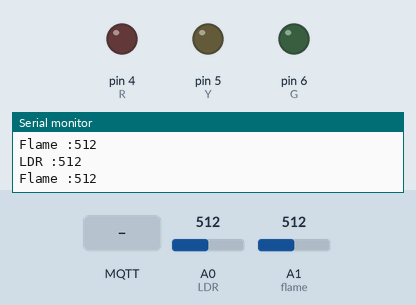
A sketch run on a simulated Arduino Uno, built with avr-gcc and run on an emulated ATmega328P. Shown: output pins drawn as LEDs (lit = HIGH), the last lines printed to the serial monitor. The test bench sets the inputs (shaded band); at power-on: A0 (LDR) = 512, A1 (flame) = 512. WiFi joins after 1.5 s; servers stay silent unless stated; no MQTT or app messages arrive unless stated.

Above: at 2.7 s.
2.8 s: MQTT message "arfiana/lampu1" arrives on the first subscribed topic
At 3.4 s:
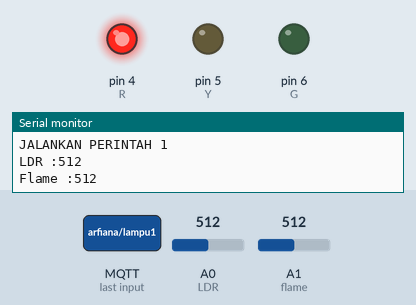
4.3 s: MQTT message "arfiana/lampu1" arrives on the second subscribed topic
At 5.5 s:
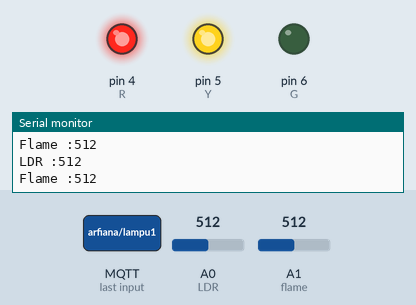
5.8 s: MQTT message "0" arrives on the first subscribed topic
At 6.9 s:
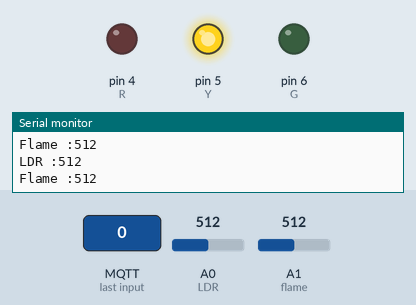
7.3 s: MQTT message "arfiana/lampu1" arrives on the third subscribed topic
At 8.0 s:
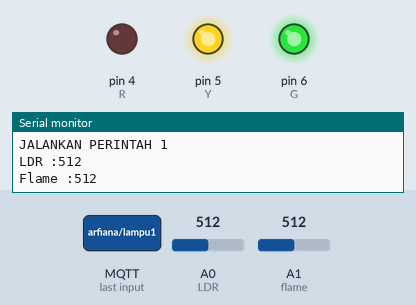
8.8 s: MQTT message "1" arrives on the first subscribed topic
At 9.1 s:
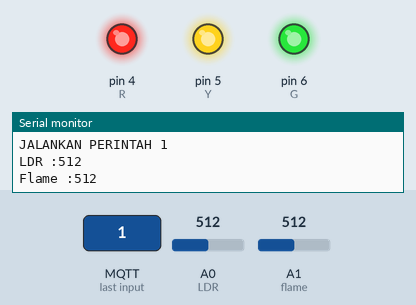
10.3 s: MQTT message "0" arrives on the second subscribed topic
At 11.5 s:
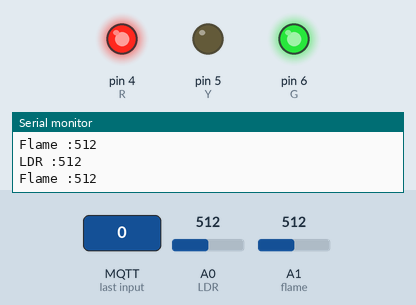
Timing chart, 0 to 12.8 s (numbered marks = the images above; inputs shaded):
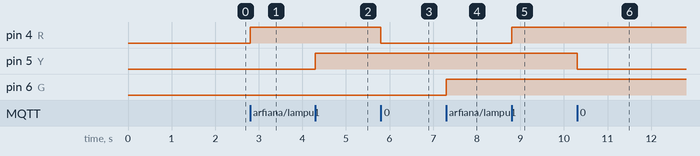

Measured:
- after the input at 2.8 s, pin 4 (R): LOW → HIGH at once
- after the input at 4.3 s, pin 5 (Y): LOW → HIGH at once
- after the input at 5.8 s, pin 4 (R): HIGH → LOW at once
- after the input at 7.3 s, pin 6 (G): LOW → HIGH at once
- after the input at 8.8 s, pin 4 (R): LOW → HIGH at once
- after the input at 10.3 s, pin 5 (Y): HIGH → LOW at once

The sketch:

16.ESP_MQTT.ino
```cpp
#include <WiFiEsp.h>
#include <WiFiEspClient.h>
#include <WiFiEspUdp.h>
#include <SoftwareSerial.h>
#include <PubSubClient.h>


char ssid[]        = "delameta";            // your network SSID (name)
char pass[]        = "bilano1407";        // your network password
int status = WL_IDLE_STATUS; // the Wifi radio's status
unsigned long lastSend;

// Initialize the Ethernet client object
WiFiEspClient espClient;
PubSubClient client(espClient);

SoftwareSerial Serialx(2,3); // RX, TX   //ESP8266 RX,TX connected to these pins
int R = 4;
int Y = 5;
int G = 6;
int LDR = A0;
int flame =A1;
void setup() {
// initialize serial for debugging
Serial.begin(115200);
// initialize serial for ESP module
Serialx.begin(9600);
// initialize ESP module
WiFi.init(&Serialx);
pinMode(R,OUTPUT);
pinMode(Y,OUTPUT);
pinMode(G,OUTPUT);
pinMode(LDR,INPUT);
pinMode(flame,INPUT);

// check for the presence of the shield
if (WiFi.status() == WL_NO_SHIELD) {
Serial.println("WiFi shield not present");
// don't continue
while (true);
}

// attempt to connect to WiFi network
while ( status != WL_CONNECTED) {
Serial.print("Attempting to connect to WPA SSID: ");
Serial.println(ssid);
// Connect to WPA/WPA2 network
status = WiFi.begin(ssid, pass);
lastSend = 0;
}

// you're connected now, so print out the data
Serial.println("You're connected to the network");

//connect to MQTT server
client.setServer("192.168.1.67", 1883);
client.setCallback(callback);
}

//print any message received for subscribed topic
void callback(char* topic, byte* payload, unsigned int length) {
Serial.print("Pesan diterima [");
  Serial.print(topic);
  Serial.println("] ");
  //==============================================================
  if (strcmp(topic, "arfiana/lampu1") == 0) //Membandingkan 2 buah String
  {
    for (int i=0;i<length;i++) {
    char receivedChar = (char)payload[i];
    if (receivedChar == '1'){
       //Jalankan Perintah1
       Serial.println("JALANKAN PERINTAH 1");
       digitalWrite(R,HIGH);
    }
    if (receivedChar == '0'){
       //Jalankan Perintah0
       Serial.println("JALANKAN PERINTAH 0");
       digitalWrite(R,LOW);
    }
  }
  }
  //==============================================================
  //==============================================================
  if (strcmp(topic, "arfiana/lampu2") == 0) //Membandingkan 2 buah String
  {
    for (int i=0;i<length;i++) {
    char receivedChar = (char)payload[i];
    if (receivedChar == '1'){
       //Jalankan Perintah1
       Serial.println("JALANKAN PERINTAH 1");
       digitalWrite(Y,HIGH);
    }
    if (receivedChar == '0'){
       //Jalankan Perintah0
       Serial.println("JALANKAN PERINTAH 0");
       digitalWrite(Y,LOW);
    }
  }
  }
  //==============================================================
  //==============================================================
  if (strcmp(topic, "arfiana/lampu3") == 0) //Membandingkan 2 buah String
  {
    for (int i=0;i<length;i++) {
    char receivedChar = (char)payload[i];
    if (receivedChar == '1'){
       //Jalankan Perintah1
       Serial.println("JALANKAN PERINTAH 1");
       digitalWrite(G,HIGH);
    }
    if (receivedChar == '0'){
       //Jalankan Perintah0
       Serial.println("JALANKAN PERINTAH 0");
       digitalWrite(G,LOW);
    }
  }
  }
  //==============================================================


}

void pushdata(){
  //Ambil Data / Baca Sensor
  int bacaLDR=analogRead(LDR);
  int bacaflame=analogRead(flame);
  //char msgBuffer[20];
  //int datax=bacaLDR;

  //POST TO SERIAL
  Serial.print("LDR :");Serial.print(bacaLDR);
  Serial.println();
  Serial.print("Flame :");Serial.print(bacaflame);
  Serial.println();

  //POST TO MQTT
  //client.publish("arfiana/datax", dtostrf(datax, 6, 2, msgBuffer)); //Convert to String
  client.publish("arfianaLDR", String(bacaLDR).c_str());
  client.publish("arfianaflame", String(bacaflame).c_str());
}

void loop() {
// put your main code here, to run repeatedly:
if (!client.connected()) {
reconnect();
}
if ( millis() - lastSend > 500 ) { // Update and send only after 1 seconds
    pushdata();
    lastSend = millis();
 }
client.loop();
}

void reconnect() {
// Loop until we're reconnected
while (!client.connected()) {
Serial.print("Attempting MQTT connection...");
// Attempt to connect, just a name to identify the client
if (client.connect("arfiana")) {
Serial.println("connected");

//client.publish("outpic","Hello World");
client.subscribe("arfiana/lampu1",0);
client.subscribe("arfiana/lampu2",0);
client.subscribe("arfiana/lampu3",0);

} else {
  Serial.print("failed, rc=");
  Serial.print(client.state());
  Serial.println(" try again in 5 seconds");
  // Wait 5 seconds before retrying
  delay(5000);
}
}
}
```
